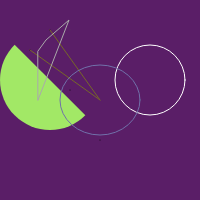
Frame 1 (no input)
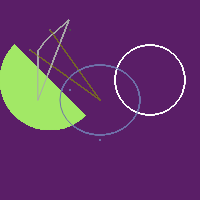
Frame 60 (no input)
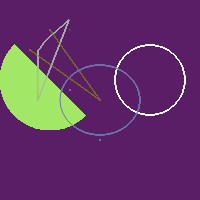
Frame 120 (the mouse pressed at the canvas centre since frame 60)

The p5.js sketch that drew these frames (run headless with seeded random() and noise() and a simulated clock; from frame 60 on, the mouse is pressed at the canvas centre):

// p5.js sketch
// ── sketch.js
function setup() {
  createCanvas(200,200);
    background(90, 30, 103);
}

function draw() {
  colorMode(RGB, 110);
    beginShape(POINTS);
    vertex(30, 50);
    vertex(50, 30);
    vertex(100, 140);
    vertex(140, 100);
    vertex(70, 90);
    endShape();
    
noStroke();
    let c = color(70, 100, 44);
    fill(c);
    arc(50, 80, 100, 100, QUARTER_PI, PI+QUARTER_PI);
    colorMode(HSB, 150);

noFill();
    stroke(20, 100, 70);
    line(100, 100, 50, 30);
    line(30, 50, 100, 100);
    stroke(50, 20, 50, 66);
    bezier(70, 30, 50, 100, 49, 70);
    
noFill();
    stroke(150);
    ellipse(150, 80, 70, 70);
stroke(100);
    noFill();
    quad(38, 51, 46, 40, 69, 20, 38, 100);
   
stroke(100, 50, 100);
    colorMode('#ABBBCA');
    ellipse(100, 100, 80, 70);
    
    
}
